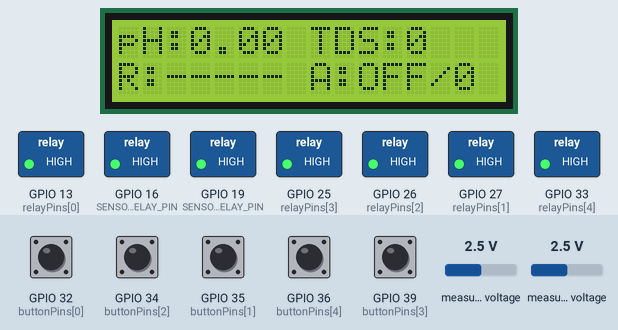
A program run on a simulated ESP32. On the bench: 16×2 character LCD, switched loads named in the program (green lamp = pin HIGH). Inputs (shaded band) come from the test bench; at power-on: GPIO 32 (buttonPins[0]), GPIO 34 (buttonPins[2]), GPIO 35 (buttonPins[1]), GPIO 36 (buttonPins[4]), GPIO 39 (buttonPins[3]) HIGH, measured voltage 2.5 V. WiFi joins after 1.5 s; servers stay silent unless stated; uploads are accepted with an empty reply; what the program prints to the serial monitor is not drawn.

Above: at 5.8 s.
5.9 s: GPIO 32 (buttonPins[0]) pulled LOW for 1 s
At 6.5 s:
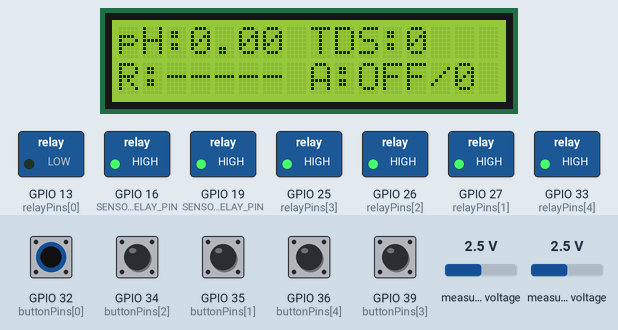
8.4 s: GPIO 34 (buttonPins[2]) pulled LOW for 1 s
At 9.2 s:
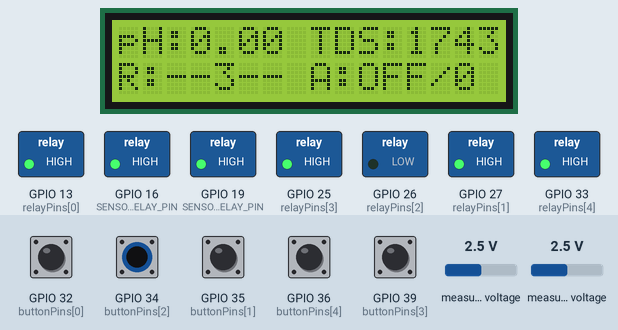
10.9 s: GPIO 35 (buttonPins[1]) pulled LOW for 1 s
At 11.5 s:
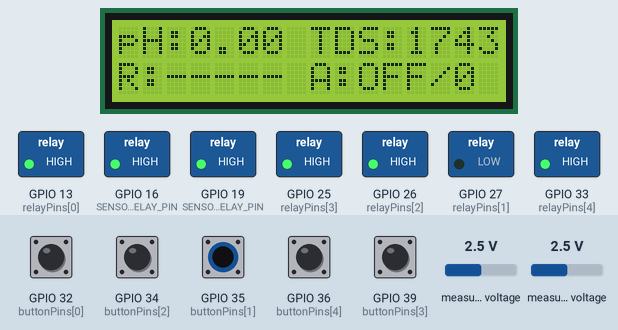
13.4 s: GPIO 36 (buttonPins[4]) pulled LOW for 1 s
At 14.2 s:
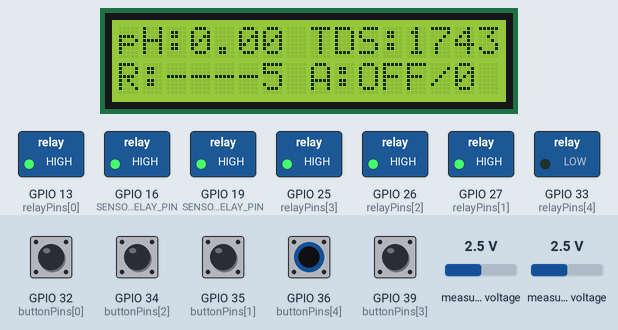
15.9 s: GPIO 39 (buttonPins[3]) pulled LOW for 1 s
At 16.5 s:
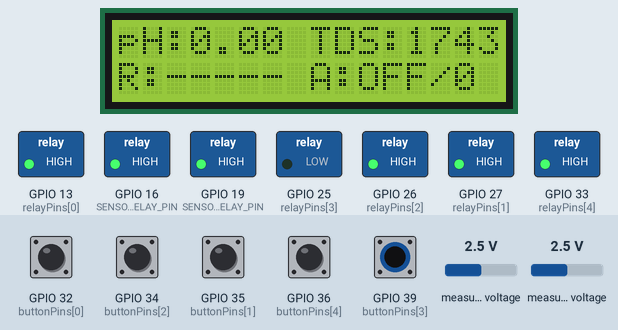
18.4 s: measured voltage (sensor 200) set to 0.1 V
At 49.5 s:
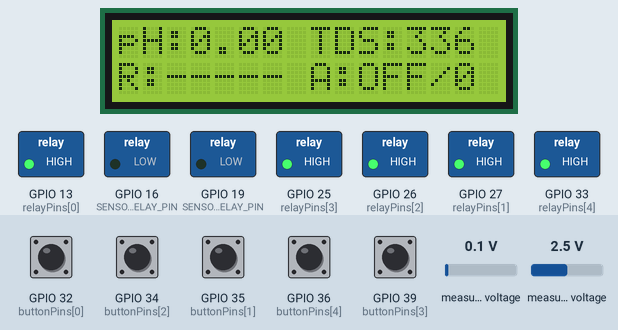
Timing chart, 0 to 51.0 s (numbered marks = the images above; inputs shaded):
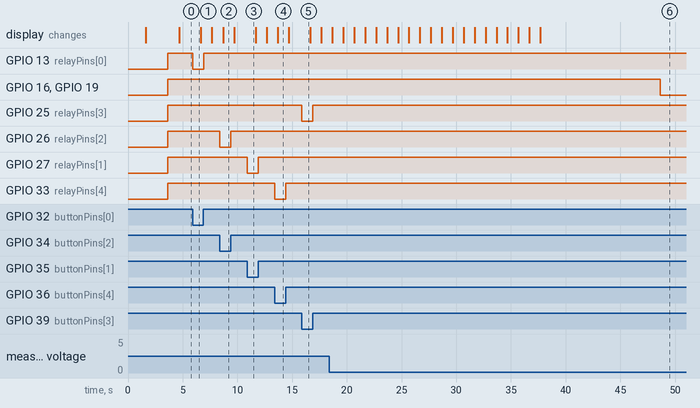

Measured:
- after the input at 5.9 s, GPIO 13 (relayPins[0]): HIGH → LOW at once, → HIGH 1.0 s later
- after the input at 8.4 s, GPIO 26 (relayPins[2]): HIGH → LOW at once, → HIGH 1.0 s later; the display: changes after 0.30 s (image 2)
- after the input at 10.9 s, GPIO 27 (relayPins[1]): HIGH → LOW at once, → HIGH 1.0 s later
- after the input at 13.4 s, GPIO 33 (relayPins[4]): HIGH → LOW at once, → HIGH 1.0 s later; the display: changes after 0.30 s (image 4)
- after the input at 15.9 s, GPIO 25 (relayPins[3]): HIGH → LOW at once, → HIGH 1.0 s later
- after the input at 18.4 s, the display: first changes after 0.28 s (image 6 shows a later state)

The program:

main.cpp
```cpp
#include <Arduino.h>
#include <LiquidCrystal_I2C.h>
#include "AnalogSensorService.h"
#include <WiFi.h>
#include <HTTPClient.h>
#include <ArduinoJson.h>

// --- KONFIGURASI JARINGAN ---
const char* DEFAULT_WIFI_SSID = "hydrogoo";
const char* DEFAULT_WIFI_PASSWORD = "hydrogoo";
const char* SUPABASE_URL_SENSORS = "https://ntudiforfsotyqdufhxu.supabase.co/rest/v1/sensor_logs";
const char* SUPABASE_KEY = "eyJhbGciOiJIUzI1NiIsInR5cCI6IkpXVCJ9.eyJpc3MiOiJzdXBhYmFzZSIsInJlZiI6Im50dWRpZm9yZnNvdHlxZHVmaHh1Iiwicm9sZSI6ImFub24iLCJpYXQiOjE3NTkxMjUzMTksImV4cCI6MjA3NDcwMTMxOX0.nSlLo-F6fUs-5hnqq2lt3zk8OU1wRnIjjCvBEMsqe1Y";
// --- SARAN PERBAIKAN ---
// Perpanjang interval untuk mengurangi seberapa sering kode 'blocking' akibat koneksi internet.
// 10000ms = 10 detik. Ini akan membuat sistem jauh lebih responsif.
const unsigned long SUPABASE_SEND_INTERVAL = 10000;
unsigned long lastSupabaseSend = 0;

// --- KONFIGURASI UMUM ---
const int LCD_ADDRESS = 0x27;
const int LCD_COLS = 16;
const int LCD_ROWS = 2;
const int SENSOR_5V_RELAY_PIN  = 16;
const int SENSOR_GND_RELAY_PIN = 19;
const int relayPins[] = {13, 27, 26, 25, 33};
const int NUM_RELAYS = 5;
bool relayStates[NUM_RELAYS] = {false};
const int buttonPins[] = {32, 35, 34, 39, 36};
const int NUM_BUTTONS = 5;
const unsigned long DEBOUNCE_DELAY = 100;
const int PH_MINUS_RELAY_INDEX = 3;
const int PH_PLUS_RELAY_INDEX = 4;
const float phTargetMin = 5.8;
const float phTargetMax = 6.2;
const unsigned long AUTOMATION_START_DELAY = 180000; // 3 menit
const unsigned long PUMP_ON_DURATION = 200;
const unsigned long PUMP_COOLDOWN_DURATION = 30000;
unsigned long lastDoseTime = 0;
unsigned int autoDoseCount = 0;

// --- OBJEK & VARIABEL GLOBAL ---
LiquidCrystal_I2C lcd(LCD_ADDRESS, LCD_COLS, LCD_ROWS);
AnalogSensorService sensorService(SENSOR_5V_RELAY_PIN, SENSOR_GND_RELAY_PIN);
unsigned long lastLcdUpdate = 0;
const unsigned long LCD_UPDATE_INTERVAL = 1000;
float lastKnownPh = -1.0;
float lastKnownTds = -1.0;
float lastKnownPhVoltage = -1.0;
float lastKnownTdsVoltage = -1.0;

// --- PERBAIKAN: Variabel untuk non-blocking pump ---
bool isDosing = false;
unsigned long doseStartTime = 0;
int dosingRelayIndex = -1;

// --- FUNGSI PROTOTIPE ---
void setupWifi();
bool connectToWifi(const char* ssid, const char* password, const char* message);
void sendToSupabase();
void handleButtons();
void handleAutomation();
void startDose(int relayIndex); // Diubah dari dosePhSolution
void handleDosing(); // Fungsi baru untuk mematikan pompa
void updateLcdDisplay();


void setup() {
  Serial.begin(115200);
  Serial.println("\n--- Sistem Monitoring & Kontrol v5.7 (Non-Blocking) ---");
  lcd.init();
  lcd.backlight();
  lcd.setCursor(0, 0);
  lcd.print("Inisialisasi...");

  setupWifi();

  for (int i = 0; i < NUM_RELAYS; i++) {
    pinMode(relayPins[i], OUTPUT);
    digitalWrite(relayPins[i], HIGH);
  }
  for (int i = 0; i < NUM_BUTTONS; i++) {
    pinMode(buttonPins[i], INPUT);
  }

  sensorService.setCompensationPH(-8.491, 35.597);
  Serial.println("Kalibrasi pH kustom diterapkan.");

  sensorService.begin();
  Serial.println("Sistem berjalan. Mode Auto aktif setelah 3 menit.");
  delay(1000);
  lcd.clear();
}

void loop() {
  sensorService.update();
  handleButtons();
  handleDosing(); // Cek apakah sudah waktunya mematikan pompa
  handleAutomation();

  if (millis() - lastLcdUpdate >= LCD_UPDATE_INTERVAL) {
    lastLcdUpdate = millis();
    updateLcdDisplay();
  }

  if (WiFi.status() == WL_CONNECTED && millis() - lastSupabaseSend >= SUPABASE_SEND_INTERVAL) {
    lastSupabaseSend = millis();
    sendToSupabase();
  }
}

// --- Fungsi WiFi tidak berubah ---
void setupWifi() {
  if (!connectToWifi(DEFAULT_WIFI_SSID, DEFAULT_WIFI_PASSWORD, "WiFi")) {
    Serial.println("\nTidak dapat terhubung ke WiFi.");
    lcd.clear();
    lcd.print("WiFi Gagal!");
  }
}

bool connectToWifi(const char* ssid, const char* password, const char* message) {
  Serial.printf("\nMencoba koneksi ke %s...", message);
  lcd.clear(); lcd.setCursor(0,0); lcd.print("Connecting to"); lcd.setCursor(0,1); lcd.print(ssid);
  WiFi.begin(ssid, password);
  for (int i = 0; i < 20 && WiFi.status() != WL_CONNECTED; i++) {
    delay(500); Serial.print(".");
  }
  if (WiFi.status() == WL_CONNECTED) {
    Serial.println("\nTerhubung!");
    Serial.print("Alamat IP: "); Serial.println(WiFi.localIP());
    lcd.clear(); lcd.print("WiFi Terhubung!"); lcd.setCursor(0,1); lcd.print(WiFi.localIP());
    delay(2000);
    return true;
  }
  return false;
}

// --- Fungsi Supabase tidak berubah, tapi akan lebih jarang dipanggil ---
void sendToSupabase() {
  // if (lastKnownPh < 0 || lastKnownTds < 0) {
  //   return;
  // }
  JsonDocument doc;
  doc["ph"] = lastKnownPh;
  doc["tds"] = (int)lastKnownTds;
  doc["ph_auto"] = autoDoseCount;
  doc["ph_v"] = lastKnownPhVoltage;
  doc["tds_v"] = lastKnownTdsVoltage;

  String jsonPayload;
  serializeJson(doc, jsonPayload);
  HTTPClient http;
  http.begin(SUPABASE_URL_SENSORS);
  http.addHeader("Content-Type", "application/json");
  http.addHeader("apikey", SUPABASE_KEY);
  http.addHeader("Authorization", "Bearer " + String(SUPABASE_KEY));
  int httpResponseCode = http.POST(jsonPayload);
  if (httpResponseCode == 201) {
    Serial.println("Data Supabase (dgn V) Terkirim!");
  } else {
    Serial.print("Gagal kirim. Kode: ");
    Serial.println(httpResponseCode);
    Serial.println(http.getString());
  }
  http.end();
}

void handleButtons() {
    for (int i = 0; i < NUM_BUTTONS; i++) {
        bool isPressed = (digitalRead(buttonPins[i]) == LOW);
        digitalWrite(relayPins[i], isPressed ? LOW : HIGH);
        relayStates[i] = isPressed;
    }
}

// --- PERBAIKAN: Fungsi ini sekarang HANYA MENGECEK dan MEMULAI dosis ---
void handleAutomation() {
    if (isDosing) return; // Jangan lakukan apapun jika pompa sedang aktif
    if (millis() < AUTOMATION_START_DELAY) return;
    if (digitalRead(buttonPins[PH_MINUS_RELAY_INDEX]) == LOW || digitalRead(buttonPins[PH_PLUS_RELAY_INDEX]) == LOW) return;
    if (millis() - lastDoseTime < PUMP_COOLDOWN_DURATION) return;
    if (!sensorService.isPhActiveNow()) return;

    float currentPh = sensorService.getCalibratedPHValue();

    if (currentPh <= 0) return;
    if (currentPh < phTargetMin) {
        startDose(PH_PLUS_RELAY_INDEX);
    } else if (currentPh > phTargetMax) {
        startDose(PH_MINUS_RELAY_INDEX);
    }
}

// --- PERBAIKAN: Fungsi ini HANYA untuk MENYALAKAN pompa ---
void startDose(int relayIndex) {
    digitalWrite(relayPins[relayIndex], LOW);
    relayStates[relayIndex] = true;
    isDosing = true;
    doseStartTime = millis();
    dosingRelayIndex = relayIndex;
    autoDoseCount++;
    // updateLcdDisplay(); // Tidak perlu, karena loop utama sudah mengurusnya
}

// --- FUNGSI BARU: Untuk mematikan pompa tanpa delay ---
void handleDosing() {
  if (isDosing && (millis() - doseStartTime >= PUMP_ON_DURATION)) {
    digitalWrite(relayPins[dosingRelayIndex], HIGH);
    relayStates[dosingRelayIndex] = false;
    isDosing = false;
    lastDoseTime = millis();
    dosingRelayIndex = -1;
  }
}


void updateLcdDisplay() {
    char line1[17];
    char line2[17];
    if (sensorService.isPhActiveNow()) {
        lastKnownPh = sensorService.getCalibratedPHValue();
        lastKnownPhVoltage = sensorService.getFilteredPHVoltage();
    } else {
        lastKnownTds = sensorService.getCalibratedTDSValue(25.0);
        lastKnownTdsVoltage = sensorService.getFilteredTDSVoltage();
    }
    snprintf(line1, sizeof(line1), "pH:%.2f TDS:%-4d",
             lastKnownPh > 0 ? lastKnownPh : 0.0,
             lastKnownTds > 0 ? (int)lastKnownTds : 0);
    char relayStatusStr[7] = "";
    for (int i = 0; i < NUM_RELAYS; i++) {
        relayStatusStr[i] = relayStates[i] ? (char)('1' + i) : '-';
    }
    relayStatusStr[NUM_RELAYS] = '\0';
    snprintf(line2, sizeof(line2), "R:%s A:%s/%-2u",
             relayStatusStr,
             (millis() > AUTOMATION_START_DELAY) ? "ON " : "OFF",
             autoDoseCount);
    lcd.setCursor(0, 0);
    lcd.print(line1);
    lcd.setCursor(0, 1);
    lcd.print(line2);
}
```
